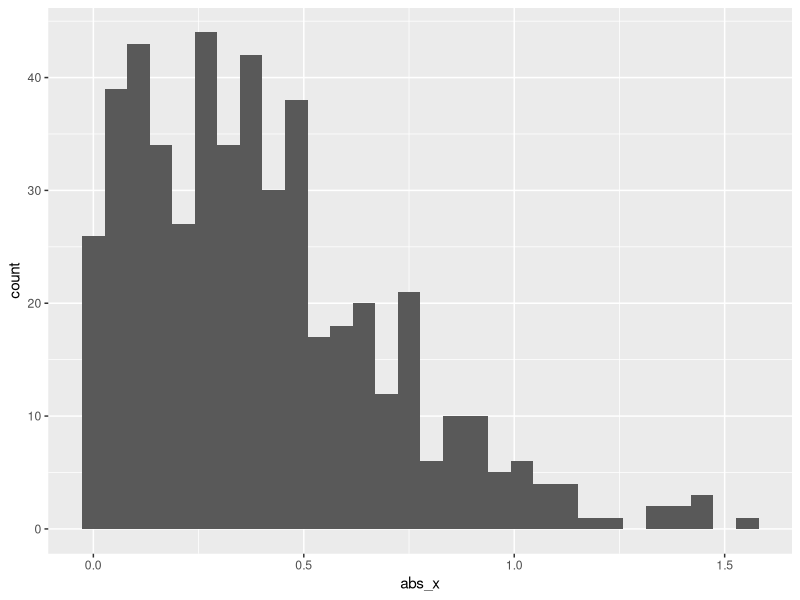

This chart was generated by the following R code:
## ---- chunk 1
library(tidyverse)
## ---- chunk 2

plot_var = tibble(
  x = rnorm(500, sd=0.5),
  abs_x = abs(x)
)
ggplot(plot_var, aes(x = abs_x)) + geom_histogram()
